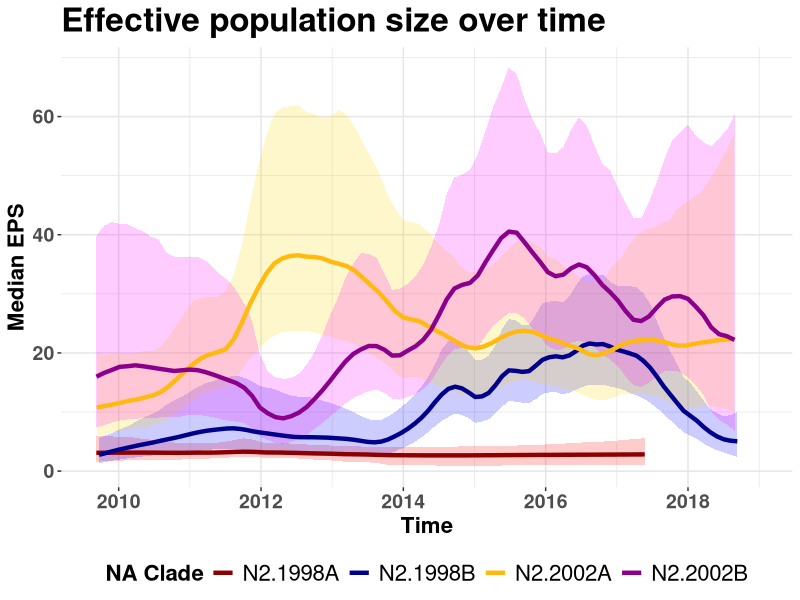
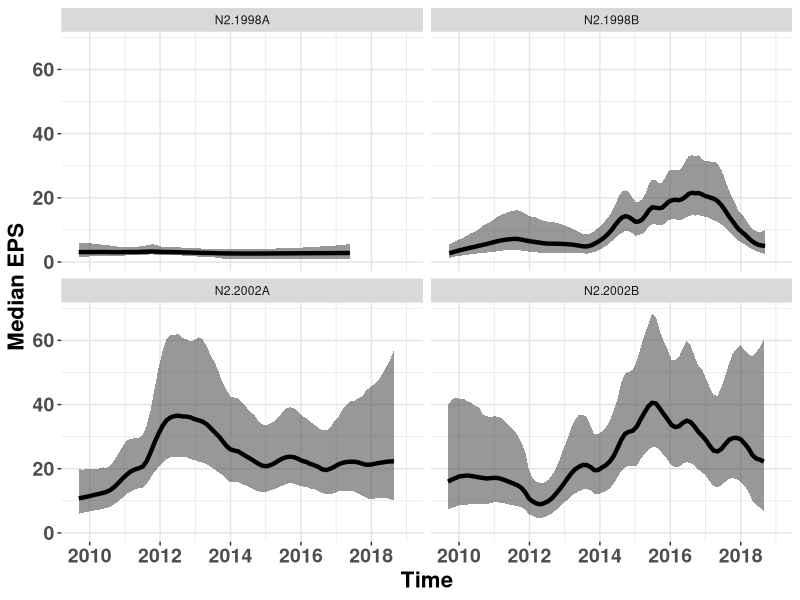
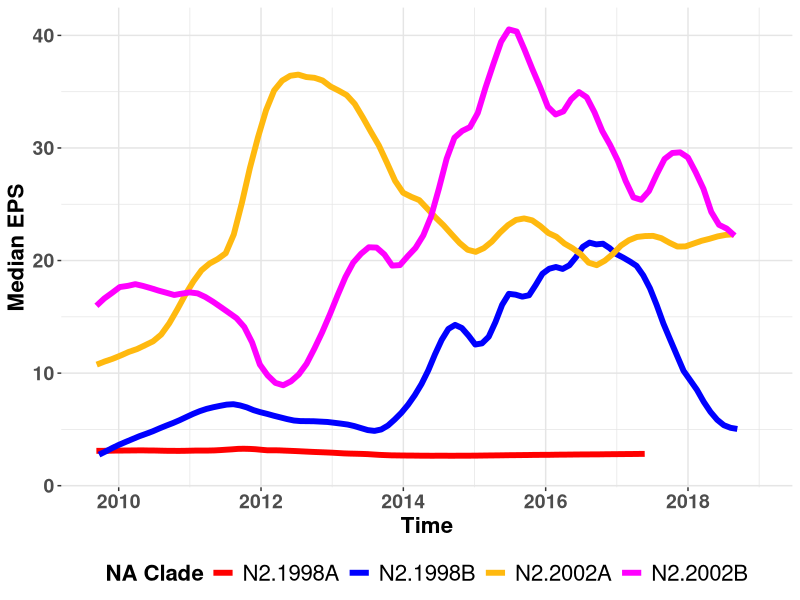
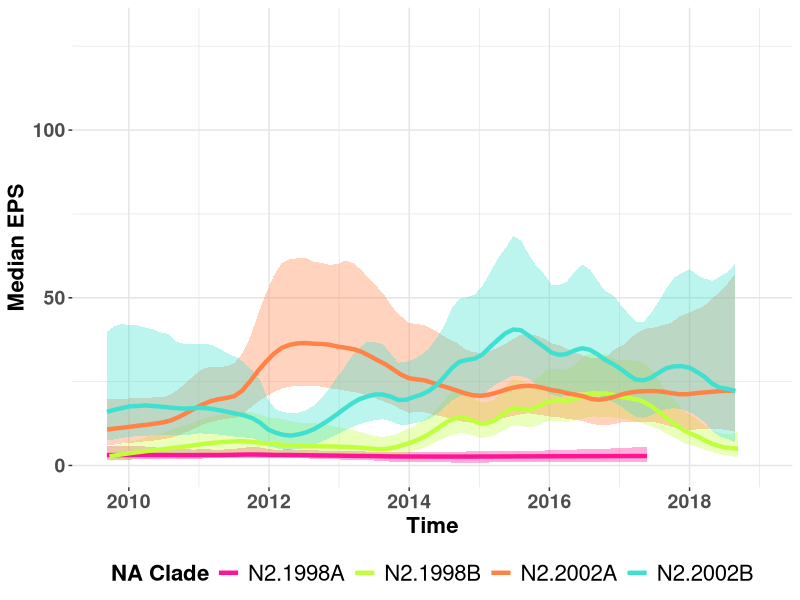

Source code (R) for these figures, in order: (Note: this script raises an error after producing the figures.)
library(reshape2)
library(dplyr)
library(ggplot2)
library(tidyverse)

###########
#LOAD DATA#
###########
n2_98A <- read.csv("98Adata.csv", sep = "\t", header = TRUE)
n2_98B <- read.csv("98Bdata.csv", sep = "\t", header = TRUE)
n2_02A <- read.csv("02Adata.csv", sep = "\t", header = TRUE)
n2_02B <- read.csv("02Bdata.csv", sep = "\t", header = TRUE)
h1_delta1b <- read.csv("delta1b.csv", sep = "\t", header = TRUE)
h1_delta1b_2 <- read.csv("delta1b_2.csv", sep = "\t", header = TRUE)

####################
#PRETTY PLOT EPS N2#
####################
#n2_2002$Time = as.numeric(n2_2002$Time)
#n2_1998$Time = as.numeric(n2_1998$Time)

#Data starts in August 2009, or at 2009.66. Scaled at 800x680
ggplot(n2_98A, aes(x = Time, y = Median)) +
  geom_ribbon(aes(ymin = Lower, ymax = Upper), fill = "red", alpha = 0.2) +
  geom_ribbon(data = n2_98B, aes(ymin = Lower, ymax = Upper), fill = "blue", alpha = 0.2) +
  geom_ribbon(data = n2_02A, aes(ymin = Lower, ymax = Upper), fill = "gold", alpha = 0.2) +
  geom_ribbon(data = n2_02B, aes(ymin = Lower, ymax = Upper), fill = "magenta", alpha = 0.2) +
  geom_line(aes(y = Median, color = "N2.1998A"), size = 1.5) + 
  geom_line(data = n2_98B, aes(y = Median, color = "N2.1998B"), size = 1.5) +
  geom_line(data = n2_02A, aes(y = Median, color = "N2.2002A"), size = 1.5) +
  geom_line(data = n2_02B, aes(y = Median, color = "N2.2002B"), size = 1.5) +
  scale_color_manual(values = c(
    'N2.1998A' = 'darkred',
    'N2.1998B' = 'darkblue',
    'N2.2002A' = 'darkgoldenrod1',
    'N2.2002B' = 'darkmagenta')) + 
  ggtitle("Effective population size over time") +
  labs(y = "Median EPS", x = "Time", color = "NA Clade") +
  theme(legend.position = "bottom", 
        panel.background = element_rect(fill = "white"),
        panel.grid.major = element_line(colour = "gray90"),
        panel.grid.minor = element_line(colour = "gray90"),
        title = element_text(size=20,face="bold"),
        axis.title = element_text(size=16,face="bold"),
        axis.text = element_text(size=14,face="bold"),
        legend.title = element_text(size=16,),
        legend.text = element_text(size=16),
        ) + 
  scale_x_continuous(minor_breaks = seq(2008 , 2020, 1), breaks = seq(2008, 2020, 2), limits = c(2009.66,2019))

###########################
#TRY TO SPLIT INTO 4 PANEL#
###########################
n2_98A$N2 <- "N2.1998A"
n2_98B$N2 <- "N2.1998B"
n2_02A$N2 <- "N2.2002A"
n2_02B$N2 <- "N2.2002B"
n2_mix <- rbind(n2_98A, n2_98B, n2_02A, n2_02B)

#Data starts in August 2009, or at 2009.66. Scaled at 800x680
ggplot(n2_mix, aes(x = Time, y = Median)) +
  geom_ribbon(aes(ymin = Lower, ymax = Upper), alpha = 0.5) +
  geom_line(aes(y = Median), size = 1.5) + 
  #ggtitle("Effective population size over time") +
  labs(y = "Median EPS", x = "Time") +
  theme(legend.position = "bottom", 
        panel.background = element_rect(fill = "white"),
        panel.grid.major = element_line(colour = "gray90"),
        panel.grid.minor = element_line(colour = "gray90"),
        title = element_text(size=20,face="bold"),
        axis.title = element_text(size=16,face="bold"),
        axis.text = element_text(size=14,face="bold"),
        legend.title = element_text(size=16,),
        legend.text = element_text(size=16),
  ) + 
  scale_x_continuous(minor_breaks = seq(2008 , 2020, 1), breaks = seq(2008, 2020, 2), limits = c(2009.66,2019)) +
  facet_wrap(~N2)

######################
#PLOT WITHOUT 95% HPD#
######################
#n2_2002$Time = as.numeric(n2_2002$Time)
#n2_1998$Time = as.numeric(n2_1998$Time)

#Data starts in August 2009, or at 2009.66. Scaled at 800x680
ggplot(n2_98A, aes(x = Time, y = Median)) +
  geom_line(aes(y = Median, color = "N2.1998A"), size = 2) + 
  geom_line(data = n2_98B, aes(y = Median, color = "N2.1998B"), size = 2) +
  geom_line(data = n2_02A, aes(y = Median, color = "N2.2002A"), size = 2) +
  geom_line(data = n2_02B, aes(y = Median, color = "N2.2002B"), size = 2) +
  scale_color_manual(values = c(
    'N2.1998A' = 'red',
    'N2.1998B' = 'blue',
    'N2.2002A' = 'darkgoldenrod1',
    'N2.2002B' = 'magenta')) + 
  #ggtitle("Effective population size over time") +
  labs(y = "Median EPS", x = "Time", color = "NA Clade") +
  theme(legend.position = "bottom", 
        panel.background = element_rect(fill = "white"),
        panel.grid.major = element_line(colour = "gray90"),
        panel.grid.minor = element_line(colour = "gray90"),
        title = element_text(size=20,face="bold"),
        axis.title = element_text(size=16,face="bold"),
        axis.text = element_text(size=14,face="bold"),
        legend.title = element_text(size=16,),
        legend.text = element_text(size=16),
  ) + 
  scale_x_continuous(minor_breaks = seq(2008 , 2020, 1), breaks = seq(2008, 2020, 2), limits = c(2009.66,2019))

####################
# MONOKAI Figure 1 #
####################
#Data starts in August 2009, or at 2009.66. Scaled at 800x680
ggplot(n2_98A, aes(x = Time, y = Median)) +
  geom_ribbon(aes(ymin = Lower, ymax = Upper), fill = "deeppink", alpha = 0.35) +
  geom_ribbon(data = n2_98B, aes(ymin = Lower, ymax = Upper), fill = "olivedrab1", alpha = 0.35) +
  geom_ribbon(data = n2_02A, aes(ymin = Lower, ymax = Upper), fill = "sienna1", alpha = 0.35) +
  geom_ribbon(data = n2_02B, aes(ymin = Lower, ymax = Upper), fill = "turquoise", alpha = 0.35) +
  geom_line(aes(y = Median, color = "N2.1998A"), size = 1.5) + 
  geom_line(data = n2_98B, aes(y = Median, color = "N2.1998B"), size = 1.5) +
  geom_line(data = n2_02A, aes(y = Median, color = "N2.2002A"), size = 1.5) +
  geom_line(data = n2_02B, aes(y = Median, color = "N2.2002B"), size = 1.5) +
  scale_color_manual(values = c(
    'N2.1998A' = 'deeppink',
    'N2.1998B' = 'olivedrab1',
    'N2.2002A' = 'sienna1',
    'N2.2002B' = 'turquoise')) + 
  #ggtitle("Effective population size over time") +
  ylim(0,130) + 
  labs(y = "Median EPS", x = "Time", color = "NA Clade") +
  theme(legend.position = "bottom", 
        panel.background = element_rect(fill = "white"),
        panel.grid.major = element_line(colour = "gray90"),
        panel.grid.minor = element_line(colour = "gray90"),
        title = element_text(size=20,face="bold"),
        axis.title = element_text(size=16,face="bold"),
        axis.text = element_text(size=14,face="bold"),
        legend.title = element_text(size=16,),
        legend.text = element_text(size=16),
  ) + 
  scale_x_continuous(minor_breaks = seq(2008 , 2020, 1), breaks = seq(2008, 2020, 2), limits = c(2009.66,2019))

##########################################
#COMBINE PLOTS AND CHECK AGAINST ORIGINAL#
##########################################
n2_02 <- n2_02A + n2_02B  
n2_02$Time = (n2_02A$Time + n2_02B$Time)/2  #Attempt to average the time
n2_98 <- n2_98A + n2_98B  
n2_98$Time = (n2_98A$Time + n2_98B$Time)/2  #Attempt to average the time

#Load mixed for comparison
n2_1998_orig <- read.csv("../N2.1998_eps/n2.1998_gmrf_reconstruction1.tsv", sep = "\t", header = TRUE)
n2_2002_orig <- read.csv("../N2.2002_eps/n2.2002_gmrf_reconstruction1.tsv", sep = "\t" , header = TRUE)

#Data starts in August 2009, or at 2009.66. Scaled at 800x680
ggplot(n2_98, aes(x = Time, y = Median)) +
  geom_ribbon(aes(ymin = Lower, ymax = Upper), fill = "red", alpha = 0.5) +
  geom_ribbon(data = n2_02, aes(ymin = Lower, ymax = Upper), fill = "blue", alpha = 0.5) +
  geom_ribbon(data = n2_1998_orig, aes(ymin = Lower, ymax = Upper), fill = "gold", alpha = 0.5) +
  geom_ribbon(data = n2_2002_orig, aes(ymin = Lower, ymax = Upper), fill = "magenta", alpha = 0.5) +
  geom_line(aes(y = Median, color = "98"), size = 1.5) + 
  geom_line(data = n2_02, aes(y = Median, color = "02"), size = 1.5) +
  geom_line(data = n2_1998_orig, aes(y = Median, color = "1998_orig"), size = 1.5) +
  geom_line(data = n2_2002_orig, aes(y = Median, color = "2002_orig"), size = 1.5) +
  scale_color_manual(values = c(
    '98' = 'darkred',
    '02' = 'darkblue',
    '1998_orig' = 'darkgoldenrod1',
    '2002_orig' = 'darkmagenta')) + 
  ggtitle("Effective population size over time") +
  labs(y = "Median EPS", x = "Time", color = "N2 Clade") +
  theme(legend.position = "bottom", 
        panel.background = element_rect(fill = "white"),
        panel.grid.major = element_line(colour = "gray90"),
        panel.grid.minor = element_line(colour = "gray90"),
        title = element_text(size=20,face="bold"),
        axis.title = element_text(size=16,face="bold"),
        axis.text = element_text(size=14,face="bold"),
        legend.title = element_text(size=16,),
        legend.text = element_text(size=16),
  ) + 
  scale_x_continuous(minor_breaks = seq(2008 , 2020, 1), breaks = seq(2008, 2020, 2), limits = c(2009.66,2019))

#######################
#CHECK 02A AND DELTA1B#
#######################

#Data starts in August 2009, or at 2009.66. Scaled at 800x680
ggplot(h1_delta1b, aes(x = Time, y = Median)) +
  geom_ribbon(aes(ymin = Lower, ymax = Upper), fill = "red", alpha = 0.5) +
  geom_ribbon(data = n2_02A, aes(ymin = Lower, ymax = Upper), fill = "gold", alpha = 0.5) +
  geom_line(aes(y = Median, color = "H1.Delta1b"), size = 1.5) + 
  geom_line(data = n2_02A, aes(y = Median, color = "N2.2002A"), size = 1.5) +
  scale_color_manual(values = c(
    'H1.Delta1b' = 'darkred',
    'N2.2002A' = 'darkgoldenrod1')) + 
  ggtitle("Effective population size over time") +
  labs(y = "Median EPS", x = "Time", color = "NA Clade") +
  theme(legend.position = "bottom", 
        panel.background = element_rect(fill = "white"),
        panel.grid.major = element_line(colour = "gray90"),
        panel.grid.minor = element_line(colour = "gray90"),
        title = element_text(size=20,face="bold"),
        axis.title = element_text(size=16,face="bold"),
        axis.text = element_text(size=14,face="bold"),
        legend.title = element_text(size=16,),
        legend.text = element_text(size=16),
  ) + 
  scale_x_continuous(minor_breaks = seq(2008 , 2020, 1), breaks = seq(2008, 2020, 2), limits = c(2009.66,2019)) 

#################################
#Split and check 02A and Delta1B#
#################################
h1_delta1b_n202 <- read.csv("delta1b_N202A.csv", sep = "\t", header = TRUE)
n2_02A_delta <- read.csv("N202_delta1b.csv", sep = "\t", header = TRUE)

(plot1 <- ggplot(h1_delta1b_n202, aes(x = Time, y = Median)) +
  geom_ribbon(aes(ymin = Lower, ymax = Upper), fill = "green", alpha = 0.3) +
  geom_ribbon(data = n2_02A_delta, aes(ymin = Lower, ymax = Upper), fill = "purple", alpha = 0.3) +
  geom_line(aes(y = Median, color = "H1.Delta1b"), size = 1.5) + 
  geom_line(data = n2_02A_delta, aes(y = Median, color = "N2.2002A"), size = 1.5) +
  scale_color_manual(values = c(
    'H1.Delta1b' = 'purple3',
    'N2.2002A' = 'green4')) + 
  #ggtitle("Effective population size over time") +
  ylim(0,45) +
  labs(y = "Median EPS", x = "Time", color = "Clade") +
  theme(legend.position = "bottom", 
        panel.background = element_rect(fill = "white"),
        panel.grid.major = element_line(colour = "gray90"),
        panel.grid.minor = element_line(colour = "gray90"),
        title = element_text(size=20,face="bold"),
        axis.title = element_text(size=16,face="bold"),
        axis.text = element_text(size=14,face="bold"),
        legend.title = element_text(size=16,),
        legend.text = element_text(size=16),
  ) + 
  scale_x_continuous(minor_breaks = seq(2008 , 2020, 1), breaks = seq(2008, 2020, 2), limits = c(2009.66,2019)))

####################################
#PRETTY PLOT EPS N2.1998 and Delta2#
####################################
n2_1998_B <- read.csv("98Bdata.csv", sep = "\t", header = TRUE)
delta2 <- read.csv("../H1.delta2_eps/h1.delta2_gmrf_reconstruction1.tsv", sep = "\t" , header = TRUE)
delta2_2 <- read.csv("../H1.delta2_eps/h1.delta2_gmrf_reconstruction2.tsv", sep = "\t" , header = TRUE)

(plot2 <- ggplot(delta2, aes(x = Time, y = Median)) +
  geom_ribbon(aes(ymin = Lower, ymax = Upper), fill = "orange", alpha = 0.3) +
  geom_ribbon(data = n2_1998_B, aes(ymin = Lower, ymax = Upper), fill = "turquoise3", alpha = 0.3) +
  geom_line(aes(y = Median, color = "H1.Delta2"), size = 1.5) + 
  geom_line(data = n2_1998_B, aes(y = Median, color = "N2.1998B"), size = 1.5) +
  scale_color_manual(values = c(
    'H1.Delta2' = 'orange',
    'N2.1998B' = 'turquoise3')) + 
  #ggtitle("Effective population size over time") +
  labs(y = "Median EPS", x = "Time", color = "Clade") +
  ylim(0,45) +
  theme(legend.position = "bottom", 
        panel.background = element_rect(fill = "white"),
        panel.grid.major = element_line(colour = "gray90"),
        panel.grid.minor = element_line(colour = "gray90"), 
        title = element_text(size=20,face="bold"),
        axis.title = element_text(size=16,face="bold"),
        axis.text = element_text(size=14,face="bold"),
        legend.title = element_text(size=14,),
        legend.text = element_text(size=14),
  ) + 
  scale_x_continuous(minor_breaks = seq(2008 , 2020, 1), breaks = seq(2008, 2020, 2), limits = c(2009.66,2019)))

#using tiff() and dev.off
tiff('test.tiff', units="in", width=13.5, height=6.75, res=300, compression = 'lzw')

#############
# Figure S6 #
#############
#Plot first two as subsets #Figure S6
library(cowplot)
mixplot <- plot_grid(plot2, plot1, labels = "AUTO", label_size = 18)
#title <- ggdraw() + draw_label("Effective population size over time", fontface='bold', size = 20)
plot_grid(mixplot, ncol=1, rel_heights=c(0.1, 1))

dev.off()

###Old
h1_delta1b_n202$corr = h1_delta1b_n202$Median - n2_02A_delta$Median

ggplot(h1_delta1b_n202, aes(x = Time, y = Median)) +
  geom_ribbon(aes(ymin = Lower, ymax = Upper), fill = "red", alpha = 0.3) +
  geom_ribbon(data = n2_02A_delta, aes(ymin = Lower, ymax = Upper), fill = "gold", alpha = 0.3) +
  geom_line(aes(y = Median, color = "H1.Delta1b"), size = 1.5) + 
  geom_line(data = n2_02A_delta, aes(y = Median, color = "N2.2002A"), size = 1.5) +
  geom_line(aes(y = corr, color = "corr"), size = 1.5) +
  scale_color_manual(values = c(
    'H1.Delta1b' = 'darkred',
    'N2.2002A' = 'darkgoldenrod1',
    'corr' = 'blue')) + 
  ggtitle("Effective population size over time") +
  labs(y = "Median EPS", x = "Time", color = "NA Clade") +
  theme(legend.position = "bottom", 
        panel.background = element_rect(fill = "white"),
        panel.grid.major = element_line(colour = "gray90"),
        panel.grid.minor = element_line(colour = "gray90"),
        title = element_text(size=20,face="bold"),
        axis.title = element_text(size=16,face="bold"),
        axis.text = element_text(size=14,face="bold"),
        legend.title = element_text(size=16,),
        legend.text = element_text(size=16),
  ) + 
  scale_x_continuous(minor_breaks = seq(2008 , 2020, 1), breaks = seq(2008, 2020, 2), limits = c(2009.66,2019))


